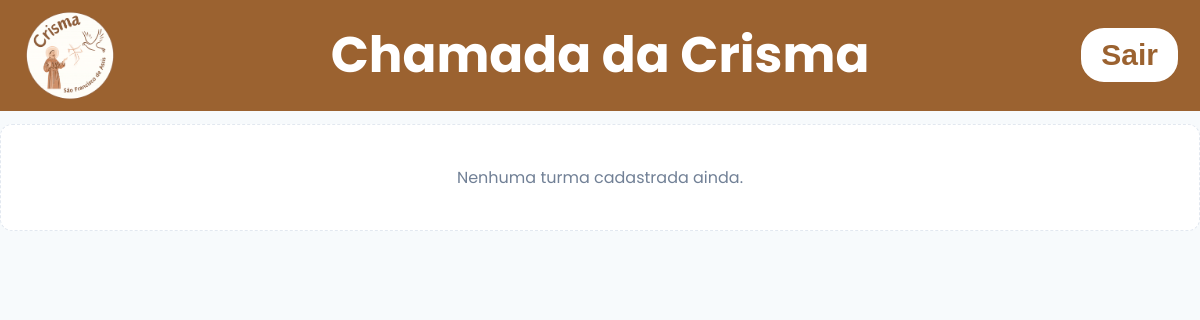
The app's page /listturmas (signed in), older data.
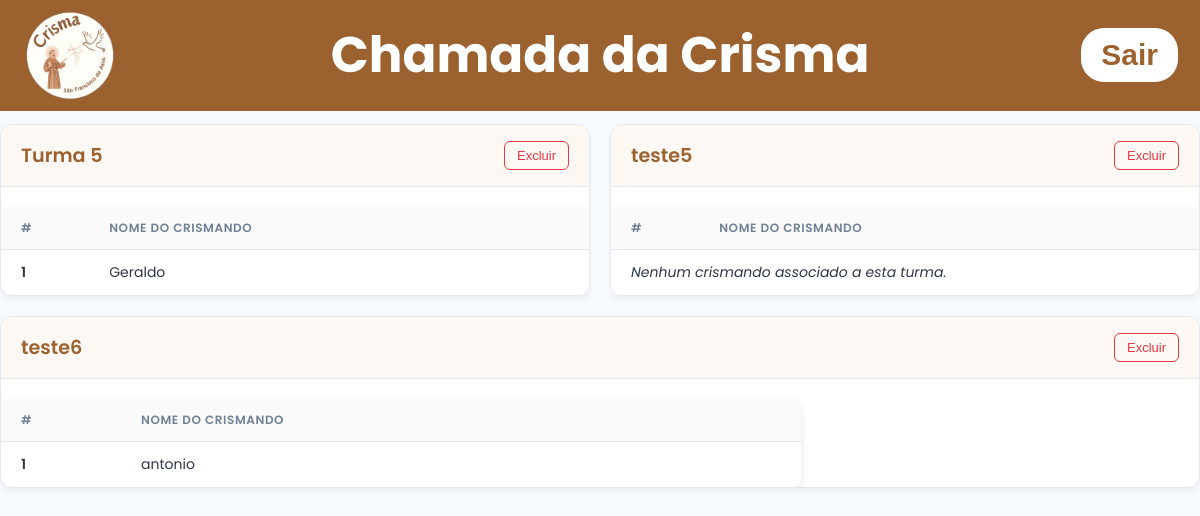
The same page, newer data.
### tables this page shows
CREATE TABLE turmas (
    id INTEGER PRIMARY KEY AUTOINCREMENT,
    turma_name TEXT NOT NULL UNIQUE
);

CREATE TABLE crismandos (
    id INTEGER PRIMARY KEY AUTOINCREMENT,
    name TEXT UNIQUE NOT NULL,
    turma_id INTEGER NOT NULL,
    created_at TEXT DEFAULT CURRENT_TIMESTAMP,
    FOREIGN KEY (turma_id) REFERENCES turmas(id)
);

### app.py (the view)
@app.get('/listturmas')
def list_turmas():
    if 'admin' not in session :
        return render_template('index.html')
    msg = request.args.get('msg')
    with get_conn() as conn:
        cur = conn.cursor()
        cur.execute("SELECT id, turma_name FROM turmas ORDER BY turma_name")
        turmas = cur.fetchall()
        cur.execute("SELECT id, name, turma_id FROM crismandos ORDER BY name")
        crismandos = cur.fetchall()
    return render_template('turmas.html', turmas=turmas, msgturmas=msg, crismandos = crismandos)

### app.py (called while the page is built)
def get_conn():
    conn = sqlite3.connect("data/dataBase.db")
    conn.row_factory = sqlite3.Row
    return conn

### templates/turmas.html (shortened to what this page needs)
<!DOCTYPE html>
<html lang="pt-br">
<head>
    <link
      rel="stylesheet"
      href="{{url_for('static', filename='css/styleconfigadmin.css')}}"
    />
    <link
      rel="stylesheet"
      href="{{url_for('static', filename='css/styleturmas.css')}}"
    />
</head>
<body>
    <header>
      <div class="header-left">
        <img
          src="{{url_for('static', filename='images/logocrismamaior.png')}}"
          alt="Logo da crisma"
          class="logo"
        />
        <h1 class="title-center" onclick="window.location.href='/homepage'">Chamada da Crisma</h1>
      </div>
      <form action="{{url_for('logout_user')}}" method="post">
        <button class="button-logout">Sair</button>
      </form>
    </header>
<main>
        <div class="page-header">
            <h2>Turmas Cadastradas</h2>
            <button class="btn-primary" onclick="OpenModalTurmas()">
                <span>+</span> Criar Turma
            </button>
        </div>
        {% if turmas %}
            <div class="turmas-grid">
                {% for turma in turmas %}
                    <div class="turma-card">
                        <div class="turma-card-header">
                            <h3>{{ turma.turma_name }}</h3>
                            <button type="button" class="btn-delete-icon" onclick="OpenModalConfirmation('{{ turma.id }}')">
                                Excluir
                            </button>
                        </div>
                        <div class="table-wrapper">
                            <table class="tabela-turmas">
                                <thead>
                                    <tr>
                                        <th style="width: 15%;">#</th>
                                        <th style="width: 85%;">Nome do Crismando</th>
                                    </tr>
                                </thead>
                                <tbody>
                                    {% set counter = [0] %}
                                    {% for crismando in crismandos | sort(attribute='name') %}
                                        {% if crismando.turma_id == turma.id %}
                                            <tr>
                                                <td class="col-number">{{ counter[0] }}</td>
                                                <td>{{ crismando.name }}</td>
                                            </tr>
                                        {% endif %}
                                    {% endfor %}
                                    {% if counter[0] == 0 %}
                                        <tr>
                                            <td colspan="2" class="empty-table">Nenhum crismando associado a esta turma.</td>
                                        </tr>
                                    {% endif %}
                                </tbody>
                            </table>
                        </div>
                    </div>
                {% endfor %}
            </div>
        {% else %}
            <div class="empty-state">
                <p>Nenhuma turma cadastrada ainda.</p>
            </div>
        {% endif %}
</main>
</body>
</html>

### static/css/styleconfigadmin.css (style rules this page uses)
body { margin: 50px 0px; background-color: #ffffff; font-family: 'Poppins', sans-serif; padding-top: 80px; }
* { margin: 0; padding: 0; box-sizing: border-box; }
:root { --marrom-logo: #9B6230; }
header { background-color: var(--marrom-logo); color: white; padding: 10px 20px; display: flex; align-items: center; justify-content: space-between; position: fixed; top: 0; left: 0; right: 0; z-index: 1000; }
.header-left { display: flex; align-items: center; }
.header-left img { width: 100px; height: auto; margin-bottom: 0; }
.title-center { position: absolute; left: 50%; transform: translateX(-50%); font-size: 50px; font-weight: bold; background: none; border: none; color: white; cursor: pointer; }
.button-logout { background-color: white; color: var(--marrom-logo); border-radius: 25px; padding: 10px 20px; border-style: solid; border-color: #9B6230; font-size: 30px; font-weight: 600; }
.tabela-turmas { width: 80%; max-width: 800px; border-collapse: collapse; margin-top: 20px; box-shadow: 0 4px 8px rgba(0, 0, 0, 0.1); background-color: #fff; border-radius: 8px; overflow: hidden; }
.tabela-turmas th, .tabela-turmas td { padding: 12px 15px; text-align: left; border-bottom: 1px solid #ddd; }
.tabela-turmas th { background-color: var(--marrom-logo); color: white; font-weight: 600; text-transform: uppercase; letter-spacing: 0.1em; }

### static/css/styleturmas.css (style rules this page uses)
:root { --marrom-logo: #9B6230; --marrom-dark: #9B6230; --marrom-light: #fdf8f4; --red-danger: #e63946; --red-hover: #c52a36; --bg-card: #ffffff; --border-color: #e2e8f0; --text-primary: #2d3748; --text-secondary: #718096; }
body { font-family: 'Poppins', sans-serif; background-color: #f7fafc; color: var(--text-primary); margin: 0; padding: 0; }
.page-header { display: flex; justify-content: space-between; align-items: center; margin-bottom: 25px; }
.page-header h2 { font-size: 1.6rem; color: var(--marrom-logo); margin: 0; font-weight: 600; }
.btn-primary { background-color: var(--marrom-logo); color: white; border: none; border-radius: 8px; padding: 10px 20px; font-size: 15px; font-weight: 500; cursor: pointer; display: inline-flex; align-items: center; gap: 8px; transition: all 0.2s ease; box-shadow: 0 2px 4px rgba(0, 0, 0, 0.08); }
.turmas-grid { display: flex; flex-wrap: wrap; gap: 20px; width: 100%; }
.turma-card { background: var(--bg-card); border-radius: 12px; border: 1px solid var(--border-color); box-shadow: 0 4px 6px -1px rgba(0, 0, 0, 0.05); overflow: hidden; flex: 1 1 400px; max-width: 100%; box-sizing: border-box; }
.turma-card-header { display: flex; justify-content: space-between; align-items: center; padding: 16px 20px; background-color: var(--marrom-light); border-bottom: 1px solid var(--border-color); }
.turma-card-header h3 { margin: 0; color: var(--marrom-logo); font-size: 1.2rem; font-weight: 600; }
.btn-delete-icon { background-color: transparent; color: var(--red-danger); border: 1px solid var(--red-danger); padding: 6px 12px; border-radius: 6px; font-size: 13px; font-weight: 500; cursor: pointer; transition: all 0.2s ease; }
.table-wrapper { width: 100%; overflow-x: auto; }
.tabela-turmas { width: 100%; border-collapse: collapse; text-align: left; }
.tabela-turmas th { background-color: #fafafa; color: var(--text-secondary); font-size: 12px; text-transform: uppercase; letter-spacing: 0.05em; padding: 12px 20px; border-bottom: 1px solid var(--border-color); }
.tabela-turmas td { padding: 12px 20px; border-bottom: 1px solid var(--border-color); font-size: 14px; color: var(--text-primary); }
.tabela-turmas tbody tr:last-child td { border-bottom: none; }
.col-number { font-weight: 600; color: var(--text-secondary); }
.empty-table { text-align: center; color: var(--text-secondary); font-style: italic; }

Row changes from the older to the newer data that the page shows:
added turmas: turma_name "Turma 5"
added crismandos: counter "1", name "Geraldo", shown under "Turma 5"
added turmas: turma_name "teste5", shows "Nenhum crismando associado a esta turma."
added turmas: turma_name "teste6"
added crismandos: counter "1", name "antonio", shown under "teste6"
Text that changed along with them:
text no longer shown: "Nenhuma turma cadastrada ainda."
